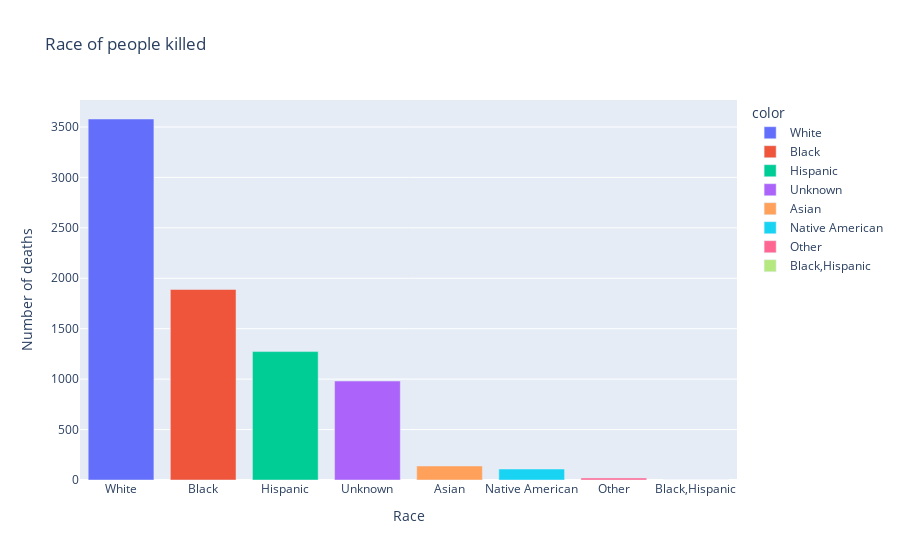

The cell this chart's notebook holds for it:
### Code cell
px.bar(x=fatal_by_race.index, y=fatal_by_race.values, color=fatal_by_race.index,
labels={'x': 'Race', 'y': 'Number of deaths'}, title='Race of people killed')

### Figure 1 — Plotly figure (JSON) as saved in the notebook; plotly's stock layout.template omitted (floating-point values rounded to 4 significant figures)
{"data": [{"alignmentgroup": "True", "hovertemplate": "color=White<br>Race=%{x}<br>Number of deaths=%{y}<extra></extra>", "legendgroup": "White", "marker": {"color": "#636efa", "pattern": {"shape": ""}}, "name": "White", "offsetgroup": "White", "orientation": "v", "showlegend": true, "textposition": "auto", "type": "bar", "x": ["White"], "xaxis": "x", "y": [3579], "yaxis": "y"}, {"alignmentgroup": "True", "hovertemplate": "color=Black<br>Race=%{x}<br>Number of deaths=%{y}<extra></extra>", "legendgroup": "Black", "marker": {"color": "#EF553B", "pattern": {"shape": ""}}, "name": "Black", "offsetgroup": "Black", "orientation": "v", "showlegend": true, "textposition": "auto", "type": "bar", "x": ["Black"], "xaxis": "x", "y": [1889], "yaxis": "y"}, {"alignmentgroup": "True", "hovertemplate": "color=Hispanic<br>Race=%{x}<br>Number of deaths=%{y}<extra></extra>", "legendgroup": "Hispanic", "marker": {"color": "#00cc96", "pattern": {"shape": ""}}, "name": "Hispanic", "offsetgroup": "Hispanic", "orientation": "v", "showlegend": true, "textposition": "auto", "type": "bar", "x": ["Hispanic"], "xaxis": "x", "y": [1273], "yaxis": "y"}, {"alignmentgroup": "True", "hovertemplate": "color=Unknown<br>Race=%{x}<br>Number of deaths=%{y}<extra></extra>", "legendgroup": "Unknown", "marker": {"color": "#ab63fa", "pattern": {"shape": ""}}, "name": "Unknown", "offsetgroup": "Unknown", "orientation": "v", "showlegend": true, "textposition": "auto", "type": "bar", "x": ["Unknown"], "xaxis": "x", "y": [981], "yaxis": "y"}, {"alignmentgroup": "True", "hovertemplate": "color=Asian<br>Race=%{x}<br>Number of deaths=%{y}<extra></extra>", "legendgroup": "Asian", "marker": {"color": "#FFA15A", "pattern": {"shape": ""}}, "name": "Asian", "offsetgroup": "Asian", "orientation": "v", "showlegend": true, "textposition": "auto", "type": "bar", "x": ["Asian"], "xaxis": "x", "y": [139], "yaxis": "y"}, {"alignmentgroup": "True", "hovertemplate": "color=Native American<br>Race=%{x}<br>Number of deaths=%{y}<extra></extra>", "legendgroup": "Native American", "marker": {"color": "#19d3f3", "pattern": {"shape": ""}}, "name": "Native American", "offsetgroup": "Native American", "orientation": "v", "showlegend": true, "textposition": "auto", "type": "bar", "x": ["Native American"], "xaxis": "x", "y": [109], "yaxis": "y"}, {"alignmentgroup": "True", "hovertemplate": "color=Other<br>Race=%{x}<br>Number of deaths=%{y}<extra></extra>", "legendgroup": "Other", "marker": {"color": "#FF6692", "pattern": {"shape": ""}}, "name": "Other", "offsetgroup": "Other", "orientation": "v", "showlegend": true, "textposition": "auto", "type": "bar", "x": ["Other"], "xaxis": "x", "y": [20], "yaxis": "y"}, {"alignmentgroup": "True", "hovertemplate": "color=Black,Hispanic<br>Race=%{x}<br>Number of deaths=%{y}<extra></extra>", "legendgroup": "Black,Hispanic", "marker": {"color": "#B6E880", "pattern": {"shape": ""}}, "name": "Black,Hispanic", "offsetgroup": "Black,Hispanic", "orientation": "v", "showlegend": true, "textposition": "auto", "type": "bar", "x": ["Black,Hispanic"], "xaxis": "x", "y": [1], "yaxis": "y"}], "layout": {"barmode": "relative", "legend": {"title": {"text": "color"}, "tracegroupgap": 0}, "title": {"text": "Race of people killed"}, "xaxis": {"anchor": "y", "domain": [0, 1], "title": {"text": "Race"}}, "yaxis": {"anchor": "x", "domain": [0, 1], "title": {"text": "Number of deaths"}}}}
